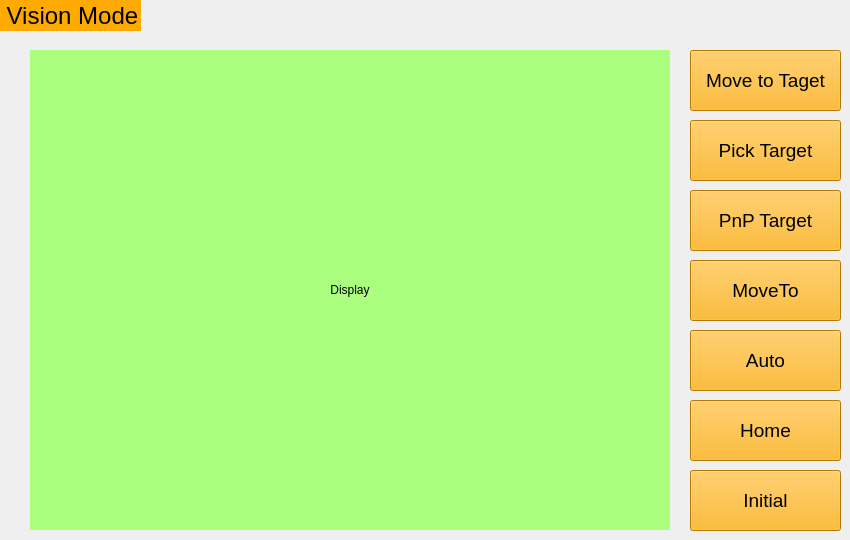
    <widget class="QWidget" name="visionpage">
     <widget class="QLabel" name="Display">
      <property name="geometry">
       <rect>
        <x>30</x>
        <y>50</y>
        <width>640</width>
        <height>480</height>
       </rect>
      </property>
      <property name="styleSheet">
       <string notr="true">background-color: rgb(170, 255, 127);</string>
      </property>
      <property name="text">
       <string>Display</string>
      </property>
      <property name="alignment">
       <set>Qt::AlignCenter</set>
      </property>
     </widget>
     <widget class="QPushButton" name="home_bt">
      <property name="geometry">
       <rect>
        <x>690</x>
        <y>400</y>
        <width>151</width>
        <height>61</height>
       </rect>
      </property>
      <property name="font">
       <font>
        <pointsize>14</pointsize>
       </font>
      </property>
      <property name="styleSheet">
       <string notr="true">background-color: rgb(255, 170, 0);</string>
      </property>
      <property name="text">
       <string>Home</string>
      </property>
     </widget>
     <widget class="QPushButton" name="Gopoint">
      <property name="geometry">
       <rect>
        <x>690</x>
        <y>50</y>
        <width>151</width>
        <height>61</height>
       </rect>
      </property>
      <property name="font">
       <font>
        <pointsize>14</pointsize>
       </font>
      </property>
      <property name="styleSheet">
       <string notr="true">background-color: rgb(255, 170, 0);</string>
      </property>
      <property name="text">
       <string>Move to Taget</string>
      </property>
     </widget>
     <widget class="QPushButton" name="pnp_bt">
      <property name="geometry">
       <rect>
        <x>690</x>
        <y>190</y>
        <width>151</width>
        <height>61</height>
       </rect>
      </property>
      <property name="font">
       <font>
        <pointsize>14</pointsize>
       </font>
      </property>
      <property name="styleSheet">
       <string notr="true">background-color: rgb(255, 170, 0);</string>
      </property>
      <property name="text">
       <string>PnP Target</string>
      </property>
     </widget>
     <widget class="QPushButton" name="pick_target_bt">
      <property name="geometry">
       <rect>
        <x>690</x>
        <y>120</y>
        <width>151</width>
        <height>61</height>
       </rect>
      </property>
      <property name="font">
       <font>
        <pointsize>14</pointsize>
       </font>
      </property>
      <property name="styleSheet">
       <string notr="true">background-color: rgb(255, 170, 0);</string>
      </property>
      <property name="text">
       <string>Pick Target</string>
      </property>
     </widget>
     <widget class="QPushButton" name="auto_bt">
      <property name="geometry">
       <rect>
        <x>690</x>
        <y>330</y>
        <width>151</width>
        <height>61</height>
       </rect>
      </property>
      <property name="font">
       <font>
        <pointsize>14</pointsize>
       </font>
      </property>
      <property name="styleSheet">
       <string notr="true">background-color: rgb(255, 170, 0);</string>
      </property>
      <property name="text">
       <string>Auto</string>
      </property>
     </widget>
     <widget class="QPushButton" name="moveto_bt">
      <property name="geometry">
       <rect>
        <x>690</x>
        <y>260</y>
        <width>151</width>
        <height>61</height>
       </rect>
      </property>
      <property name="font">
       <font>
        <pointsize>14</pointsize>
       </font>
      </property>
      <property name="styleSheet">
       <string notr="true">background-color: rgb(255, 170, 0);</string>
      </property>
      <property name="text">
       <string>MoveTo</string>
      </property>
     </widget>
     <widget class="QLabel" name="label_30">
      <property name="geometry">
       <rect>
        <x>0</x>
        <y>0</y>
        <width>141</width>
        <height>31</height>
       </rect>
      </property>
      <property name="font">
       <font>
        <pointsize>18</pointsize>
       </font>
      </property>
      <property name="styleSheet">
       <string notr="true">background-color: rgb(255, 170, 0);</string>
      </property>
      <property name="text">
       <string> Vision Mode</string>
      </property>
      <property name="alignment">
       <set>Qt::AlignLeading|Qt::AlignLeft|Qt::AlignVCenter</set>
      </property>
     </widget>
     <widget class="QPushButton" name="initial_bt">
      <property name="geometry">
       <rect>
        <x>690</x>
        <y>470</y>
        <width>151</width>
        <height>61</height>
       </rect>
      </property>
      <property name="font">
       <font>
        <pointsize>14</pointsize>
       </font>
      </property>
      <property name="styleSheet">
       <string notr="true">background-color: rgb(255, 170, 0);</string>
      </property>
      <property name="text">
       <string>Initial</string>
      </property>
     </widget>
    </widget>
